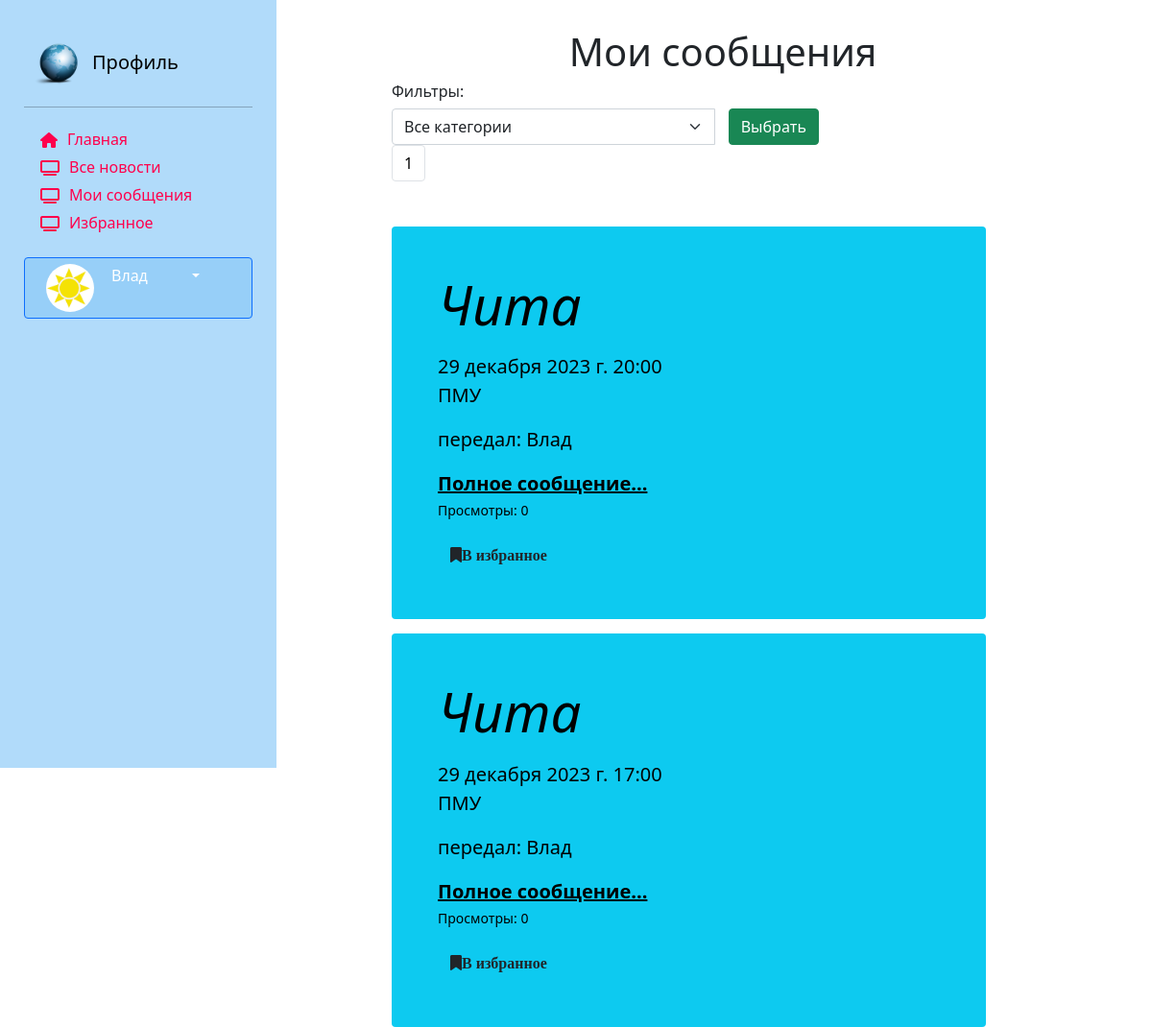
The page /users/my_news (signed in) on the database as committed earlier.
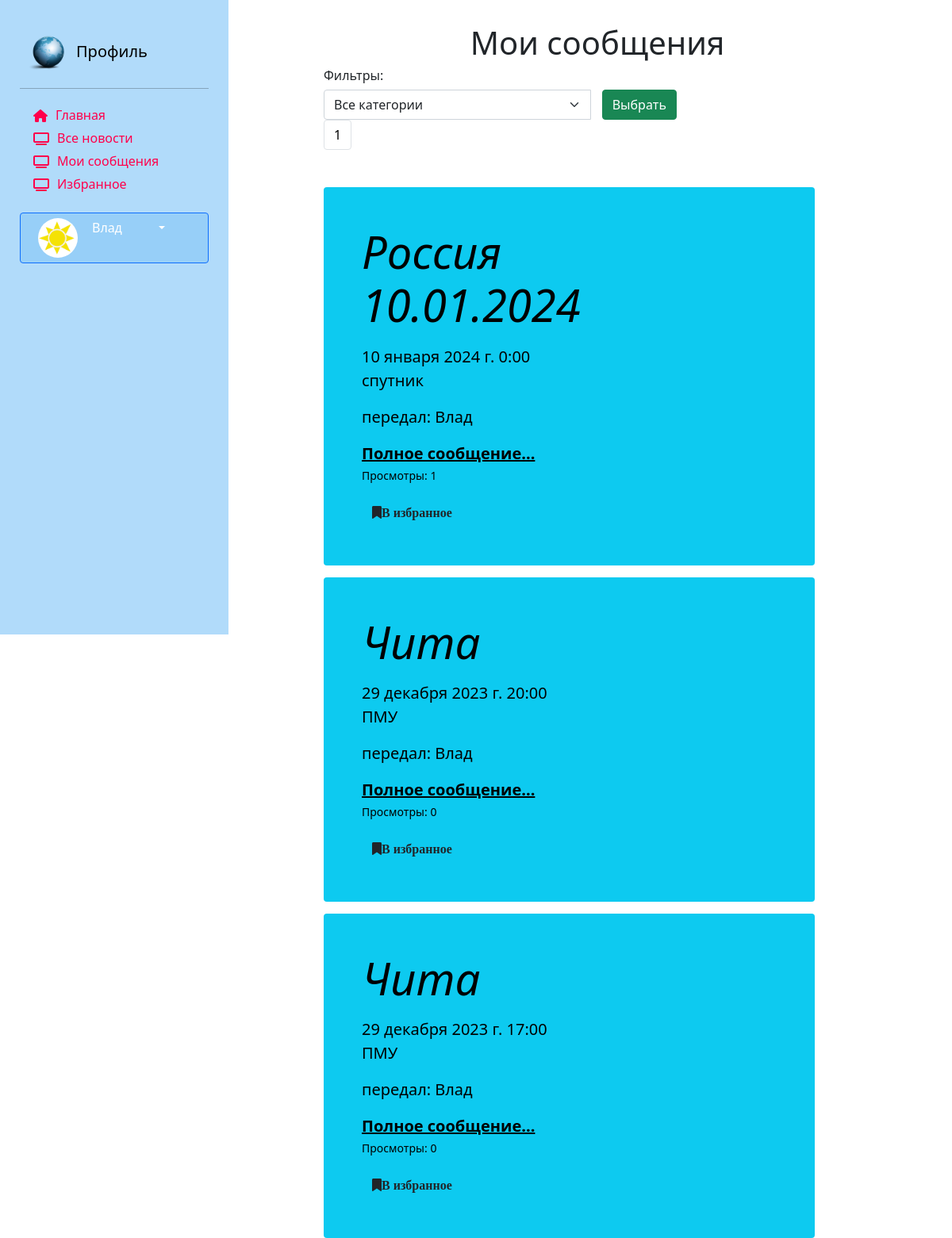
The same page on the database as committed later.
### news/models.py (models this page shows, shortened)
class Article(models.Model):
    categories = (('ФП', 'Фактическая погода'),
                  ('ПП', 'Прогноз погоды'),
                  ('ШО', 'Штормовое оповещение'),
                  ('ШП', 'Штормовое предупреждение'),
                  ('КП', 'Карты погоды'))
    author = models.ForeignKey(User, on_delete=models.SET_NULL, null=True, verbose_name='Автор')
    title = models.CharField('Пункт', max_length=50, default='')
    category = models.CharField(choices=categories, max_length=25, verbose_name='Категория сообщения')
    anouncement = models.TextField('Анонс', max_length=250)
    text = models.TextField('Текст сообщения',
                            validators=[MinLengthValidator(20, 'the field must contain at least 20 characters')])
    date = models.DateTimeField('Дата наблюдения', auto_created=True)
    tags = models.ManyToManyField(to=Tag, blank=True, verbose_name='Явления')
    slug = models.SlugField()
    def get_views(self):
        return self.views.count()
    class Meta:
        ordering = ['-date', 'title']
        verbose_name = 'Сообщение'
        verbose_name_plural ='Сообщения'

### users/views.py (the view)
# urls.py: path('my_news', views.my_news, name='my_news')
def my_news(request):
    author = User.objects.get(id=request.user.id)
    categories = Article.categories
    articles = Article.objects.filter(author=author).order_by('-date')
    if request.method == "POST":
        selected_category = int(request.POST.get('category_filter'))
        request.session['selected_category'] = selected_category
        if selected_category != 0:
            articles = articles.filter(category__icontains=categories[selected_category-1][0]).order_by('-date')
    else:
        selected_category = request.session.get('selected_category')
        if selected_category != None and selected_category != 0:  # если не пустое - находим нужные ноновсти
            articles = articles.filter(category__icontains=categories[selected_category - 1][0])
    total = len(articles)
    p = Paginator(articles, 3)
    page_number = request.GET.get('page')
    page_obj = p.get_page(page_number)
    context = {'articles': page_obj, 'categories':categories, 'total': total,
               'selected_category': selected_category,}
    return render(request,'users/my_news.html', context)

### users/templatetags/users_extras.py (called while the page is built)
@register.filter(name="has_group")
def has_group(user,group_name):
    return user.groups.filter(name=group_name).exists()

### users/templates/users/my_news.html (shortened to what this page needs)
{% extends 'main/base_template.html' %}
{% load static %}
{% load bootstrap5 %}
{% block sidebar %} {% include 'users/user_profile.html' %} {% endblock %}
{% block content %}
{% if articles|length  != 0 %}
<div class="row">
    <div class="text-center" style="margin-top:30px;">
        <h1>Мои сообщения</h1>
    </div>
    <div class="content_center">
        <h6> Фильтры: </h6>
        <div class="form-group col-8">
            <form method="post">
                <div class="input-group">
                    <select class="form-select" name="category_filter" style="width:40%">
                        <option value="0">Все категории</option>
                    </select>
                    <span class="input-group-btn">
                        <input type="submit" class="btn btn-success" value="Выбрать" style="margin: 0 15px">
                    </span>
                </div>
            </form>
        </div>
        {% if total > 1 %}
            <div class="row">
                <nav aria-label="Page navigation example">
                  <ul class="pagination">
                      {% for p in articles.paginator.page_range %}
                        {% if articles.number == p %}
                            <li class="page-item"><p class="page-link" style="color:black;"> {{ p }}</p></li>
                        {% else %}
                            <li class="page-item"><a class="page-link" href="?page={{ p }}"> {{ p }}</a></li>
                        {% endif %}
                      {% endfor %}
                  </ul>
                </nav>
            </div>
        {% endif %}
    </div>
    {% for article in articles %}
    <div class="single_news">
        <div class="p-4 p-md-5 text-black rounded bg-info">
            <div class="col-md-6 px-0">
                <h1 class="display-4 fst-italic"> {{ article.title }}</h1>
                <p class="lead my-3">{{ article.date }} {{ article.anouncement }}</p>
                <p class="lead my-3">передал: {{ article.author }} </p>
                <p class="lead mb-0"><a href="{% url 'news_detail' article.pk %}" class="text-black fw-bold">Полное
                    сообщение...</a></p>
                <p><small>Просмотры: {{ article.get_views }}</small></p>
                <a class="btn btn-succes" href="{% url 'favorites' article.pk %}"><i class="fa fa-bookmark menu icon">В избранное</i></a>
            </div>
        </div>
    </div>
    {% endfor %}
</div>
{% endif %}
{% endblock %}

Rows that differ between the two databases and show on the page:
added Article: title "Россия 10.01.2024", date "10 января 2024 г. 0:00", anouncement "спутник", author "Влад", get_views "1"
